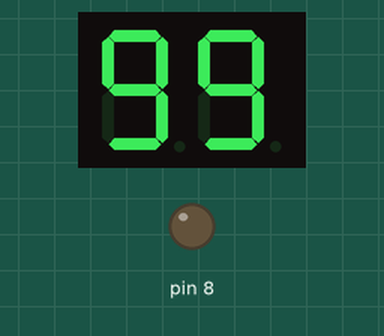
This sketch was run on a simulated Arduino Uno, built with avr-gcc and run on an emulated ATmega328P. On the bench: 2-digit seven-segment display, output pins drawn as LEDs (lit = HIGH). Wiring (inferred from the names in the program): 2-digit 7-segment display, segments lit when HIGH: segments pin 9, pin 2, pin 3, pin 4, pin 5, pin 6, pin 7; digit selects pin 11, pin 12. The segment pins are drawn as the display they are named for; pins used as bus, display or sensor lines are not drawn.

Above: at 0.1 s.
At 4.1 s:
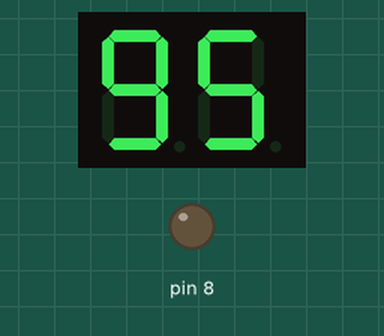
At 9.2 s:
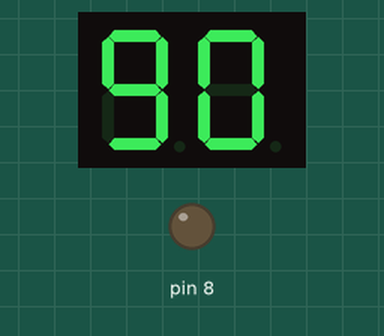
At 19.2 s:
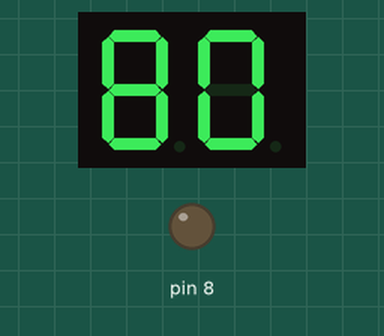
At 29.3 s:
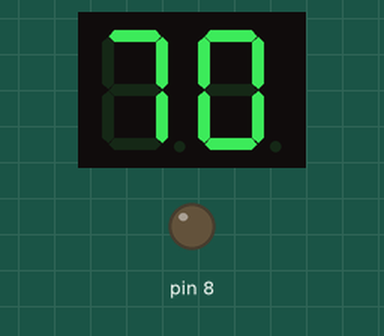
At 38.3 s:
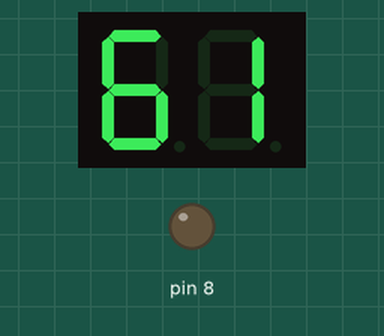

The sketch:

display_multiplex_countdown.ino
```cpp
#include "sevensegment.h"

int pin_order[7] = {9,2,3,4,5,6,7};
//A,B,C,D,E,F,G

int ground[2] = {11, 12};

int scale[2] = {0,99};
int timer = 50;
int value = 100;

void setup(){
  pinMode(9, OUTPUT);
  pinMode(2, OUTPUT);
  pinMode(3, OUTPUT);
  pinMode(4, OUTPUT);
  pinMode(5, OUTPUT);
  pinMode(6, OUTPUT);
  pinMode(7, OUTPUT);
  pinMode(8, OUTPUT);
  pinMode(11, OUTPUT);
  pinMode(12, OUTPUT);
}

void loop(){
  value-= 1;
  writeNumber(value, pin_order, ground, timer);
}
```

Measured:
- what the display in image 0 shows lasts 1.1 s, from 0.0 s to 1.1 s
